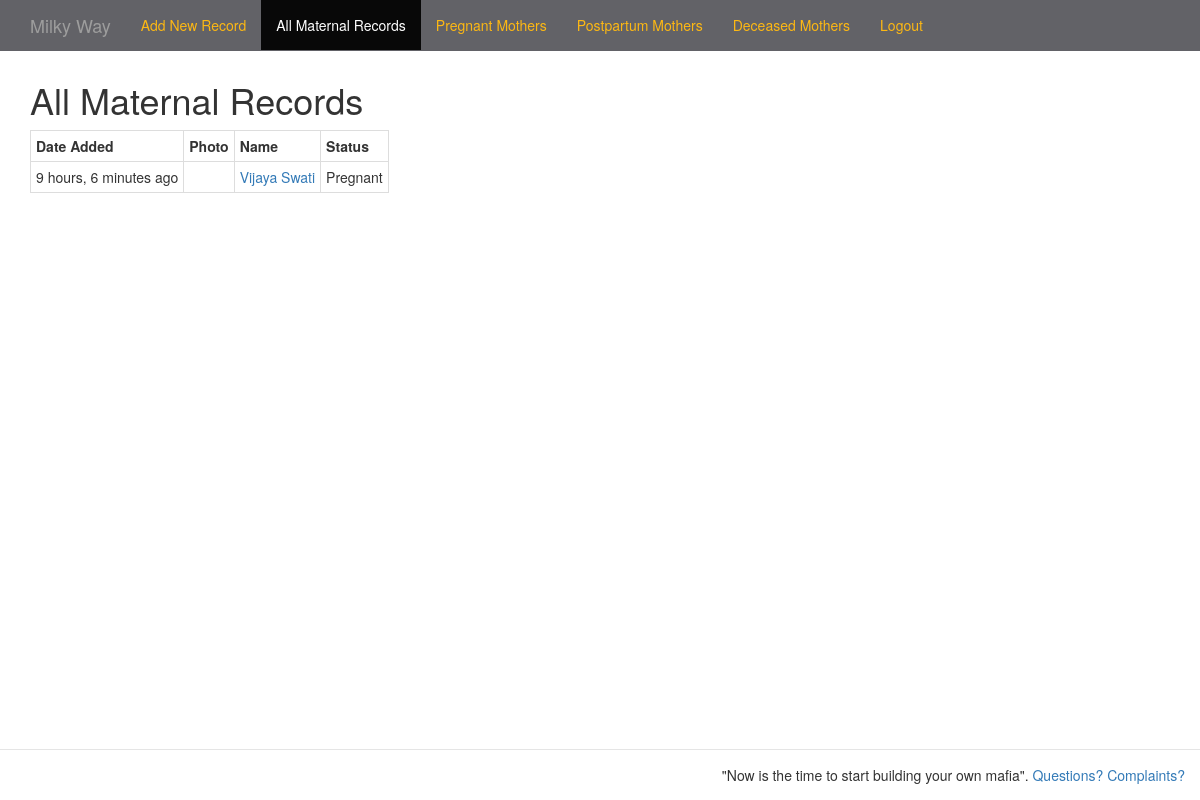
/mothers/list/all (signed in), run on an earlier commit of the app's database.
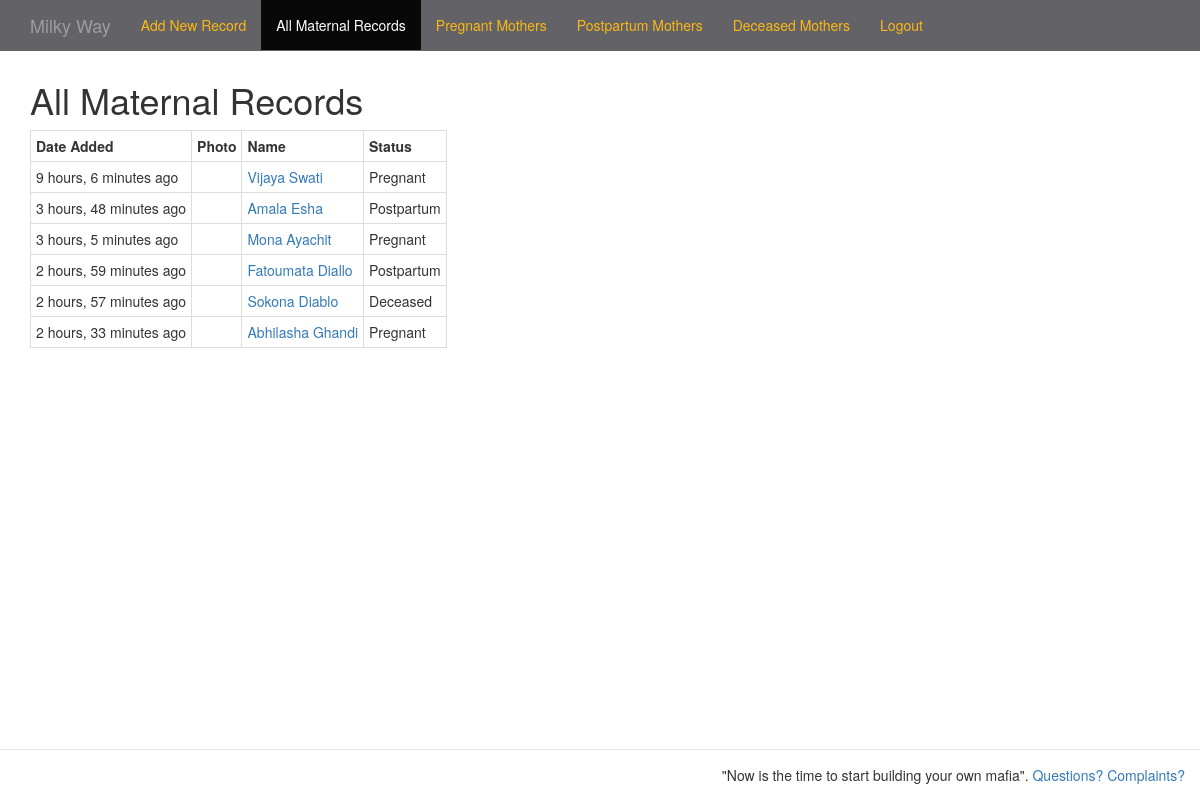
And on a later commit of the database.
### betterbirthapp/models.py (models this page shows, shortened)
class Mother(models.Model):
	created_at = models.DateTimeField(auto_now_add=True)
	first_name = models.CharField(max_length=200)
	last_name = models.CharField(max_length=200)
	status = models.CharField(max_length=2, choices=MOTHER_STATUS_CHOICES)
	date_of_birth = models.DateField(null=True, blank=True)
	height = models.IntegerField(max_length=3, null=True, blank=True)
	picture = models.FileField(upload_to='/images/', null=True, blank=True)
	def full_name(self):
		return '%s %s' % (self.first_name, self.last_name)

### betterbirthapp/views.py (the view)
class MotherListView(ListView):
    def get_queryset(self, **kwargs):
        category = self.kwargs['category']
        mapping = {
            'all': Mother.objects.all(),
            'pregnant': Mother.objects.filter(status=('P')),
            'postpartum': Mother.objects.filter(status=('PP')),
            'deceased': Mother.objects.filter(status=('DC')),
        }
        return mapping[category] if category in mapping else None
    def get_context_data(self, **kwargs):
        context = super(MotherListView, self).get_context_data(**kwargs)
        context['now'] = timezone.now()
        context['category'] = self.kwargs['category']
        return context
    @method_decorator(login_required)
    def dispatch(self, *args, **kwargs):
        return super(MotherListView, self).dispatch(*args, **kwargs)

### templates/record_list.html (shortened to what this page needs)
{% extends "base.html" %}
{% block nav %}
{% if category == 'add' %}<li class="active"><a href="#">{% else %}<li><a href="/mothers/add">{% endif %}Add New Record</a></li>
{% if category == 'all' %}<li class="active"><a href="#">{% else %}<li><a href="/mothers/list/all">{% endif %}All Maternal Records</a></li>
{% if category == 'pregnant' %}<li class="active"><a href="#">{% else %}<li><a href="/mothers/list/pregnant">{% endif %}Pregnant Mothers</a></li>
{% if category == 'postpartum' %}<li class="active"><a href="#">{% else %}<li><a href="/mothers/list/postpartum">{% endif %}Postpartum Mothers</a></li>
{% if category == 'deceased' %}<li class="active"><a href="#">{% else %}<li><a href="/mothers/list/deceased">{% endif %}Deceased Mothers</a></li>
<li><a href="/accounts/logout">Logout</a></li>
{% endblock nav %}
{% block page_title %}
{% if category == 'all' %}All Maternal Records{% endif %}
{% endblock page_title %}
{% block content %}
<table class="table-bordered table-condensed">
  <tr>
    <th>Date Added</th>
    <th>Photo</th>
    <th>Name</th>
    <th>Status</th>
  </tr>
{% for mother in object_list %}
  <tr>
    <td><span title="{{ mother.created_at|date:"Y-m-d H:i:s" }}">{{ mother.created_at|timesince:now }} ago</span></td>
    <td><img src="{{ mother.photo.path }}"></td>
    <td><a href="/mothers/manage/{{ mother.id }}">{{ mother.full_name }}</a></td>
    <td>{{ mother.get_status_display }}</td>
  </tr>
{% empty %}
  <tr><td colspan="9">No records yet.</td></tr>
{% endfor %}
</table>
{% endblock content %}

What changed in the data, as far as the page shows it:
added Mother: created_at "3 hours, 48 minutes", full_name "Amala Esha", status "Postpartum"
added Mother: created_at "3 hours, 5 minutes", full_name "Mona Ayachit", status "Pregnant"
added Mother: created_at "2 hours, 59 minutes", full_name "Fatoumata Diallo", status "Postpartum"
added Mother: created_at "2 hours, 57 minutes", full_name "Sokona Diablo", status "Deceased"
added Mother: created_at "2 hours, 33 minutes", full_name "Abhilasha Ghandi", status "Pregnant"
